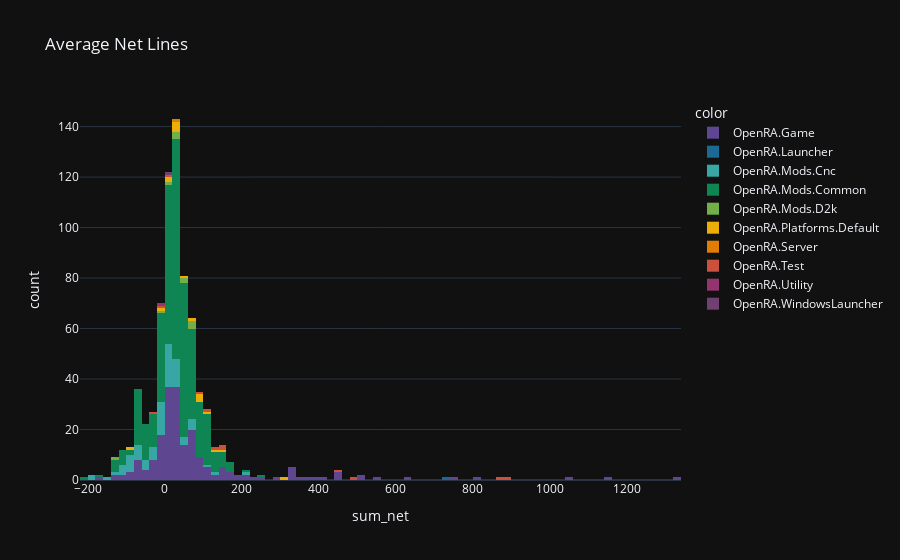

Write notebook code for a chart like this one.
### Code cell
# Histogram of lines of code
fig = px.histogram(df_grouped,
                   x="sum_net",
                   color=df_grouped.index.get_level_values(1),
                   title='Average Net Lines',
                   labels={'lines': 'Lines of Code'},
                   template=template,
                   color_discrete_sequence=theme)
fig.show()

### Figure 1 — Plotly figure (JSON) as saved in the notebook; plotly's stock layout.template omitted (floating-point values rounded to 4 significant figures; data arrays with more than 128 entries replaced by an {"elided": "..."} marker saying what was removed)
{"data": [{"alignmentgroup": "True", "bingroup": "x", "hovertemplate": "color=OpenRA.Game<br>sum_net=%{x}<br>count=%{y}<extra></extra>", "legendgroup": "OpenRA.Game", "marker": {"color": "rgb(95, 70, 144)", "pattern": {"shape": ""}}, "name": "OpenRA.Game", "offsetgroup": "OpenRA.Game", "orientation": "v", "showlegend": true, "type": "histogram", "x": {"elided": "206 float values"}, "xaxis": "x", "yaxis": "y"}, {"alignmentgroup": "True", "bingroup": "x", "hovertemplate": "color=OpenRA.Launcher<br>sum_net=%{x}<br>count=%{y}<extra></extra>", "legendgroup": "OpenRA.Launcher", "marker": {"color": "rgb(29, 105, 150)", "pattern": {"shape": ""}}, "name": "OpenRA.Launcher", "offsetgroup": "OpenRA.Launcher", "orientation": "v", "showlegend": true, "type": "histogram", "x": [726.6], "xaxis": "x", "yaxis": "y"}, {"alignmentgroup": "True", "bingroup": "x", "hovertemplate": "color=OpenRA.Mods.Cnc<br>sum_net=%{x}<br>count=%{y}<extra></extra>", "legendgroup": "OpenRA.Mods.Cnc", "marker": {"color": "rgb(56, 166, 165)", "pattern": {"shape": ""}}, "name": "OpenRA.Mods.Cnc", "offsetgroup": "OpenRA.Mods.Cnc", "orientation": "v", "showlegend": true, "type": "histogram", "x": [22.69, -12.2, -26.7, 26.47, -32.5, -3.308, -98.29, -186.7, 11.56, 6.667, -23.67, -16, -86.62, 16, 2.875, 0.3333, -0.7778, -6.667, -6.667, -14.67, 1.333, -116.8, 19.14, 210, 1.333, 2, 1.286, -98.57, 69, -101.1, -52.89, -140.1, 24.43, -62.25, -7.538, 4.933, 33.75, -40.11, 136.7, -15.5, 12.2, -74.12, -2.4, -92.4, -85.14, -85.14, -18.36, 8.833, 8.481, 55.5, -68.57, 28.48, -13.22, -79.4, 59.25, -22.31, -11.4, 27, 67.56, -23.67, 4.463, 30.07, 27.8, 32.11, 10.67, 24.98, -122.1, 26.83, 44.8, -88.86, 0, -64.08, 77.88, -63.5, -110.2, -195.2, -58.38, -113.7, -54, 76, 106], "xaxis": "x", "yaxis": "y"}, {"alignmentgroup": "True", "bingroup": "x", "hovertemplate": "color=OpenRA.Mods.Common<br>sum_net=%{x}<br>count=%{y}<extra></extra>", "legendgroup": "OpenRA.Mods.Common", "marker": {"color": "rgb(15, 133, 84)", "pattern": {"shape": ""}}, "name": "OpenRA.Mods.Common", "offsetgroup": "OpenRA.Mods.Common", "orientation": "v", "showlegend": true, "type": "histogram", "x": {"elided": "408 float values"}, "xaxis": "x", "yaxis": "y"}, {"alignmentgroup": "True", "bingroup": "x", "hovertemplate": "color=OpenRA.Mods.D2k<br>sum_net=%{x}<br>count=%{y}<extra></extra>", "legendgroup": "OpenRA.Mods.D2k", "marker": {"color": "rgb(115, 175, 72)", "pattern": {"shape": ""}}, "name": "OpenRA.Mods.D2k", "offsetgroup": "OpenRA.Mods.D2k", "orientation": "v", "showlegend": true, "type": "histogram", "x": [41.89, 74.42, -122.9, 19.45, 60.52, -9.077, 23.14, 24.17, 65.28, 47.62, 22], "xaxis": "x", "yaxis": "y"}, {"alignmentgroup": "True", "bingroup": "x", "hovertemplate": "color=OpenRA.Platforms.Default<br>sum_net=%{x}<br>count=%{y}<extra></extra>", "legendgroup": "OpenRA.Platforms.Default", "marker": {"color": "rgb(237, 173, 8)", "pattern": {"shape": ""}}, "name": "OpenRA.Platforms.Default", "offsetgroup": "OpenRA.Platforms.Default", "orientation": "v", "showlegend": true, "type": "histogram", "x": [80.23, -95.83, 120.2, 38, 310.2, 95.45, -6, 32.59, 24.71, 82.57, 12.93, 16.7, 60.36, 47.11, 150.9, 36.11, 110.1], "xaxis": "x", "yaxis": "y"}, {"alignmentgroup": "True", "bingroup": "x", "hovertemplate": "color=OpenRA.Server<br>sum_net=%{x}<br>count=%{y}<extra></extra>", "legendgroup": "OpenRA.Server", "marker": {"color": "rgb(225, 124, 5)", "pattern": {"shape": ""}}, "name": "OpenRA.Server", "offsetgroup": "OpenRA.Server", "orientation": "v", "showlegend": true, "type": "histogram", "x": [27.57], "xaxis": "x", "yaxis": "y"}, {"alignmentgroup": "True", "bingroup": "x", "hovertemplate": "color=OpenRA.Test<br>sum_net=%{x}<br>count=%{y}<extra></extra>", "legendgroup": "OpenRA.Test", "marker": {"color": "rgb(204, 80, 62)", "pattern": {"shape": ""}}, "name": "OpenRA.Test", "offsetgroup": "OpenRA.Test", "orientation": "v", "showlegend": true, "type": "histogram", "x": [116.8, 482.2, -38.86, 84.58, 447.4, 886, 877.9, 8.5, 153.7, 123, -18.71, 145.2], "xaxis": "x", "yaxis": "y"}, {"alignmentgroup": "True", "bingroup": "x", "hovertemplate": "color=OpenRA.Utility<br>sum_net=%{x}<br>count=%{y}<extra></extra>", "legendgroup": "OpenRA.Utility", "marker": {"color": "rgb(148, 52, 110)", "pattern": {"shape": ""}}, "name": "OpenRA.Utility", "offsetgroup": "OpenRA.Utility", "orientation": "v", "showlegend": true, "type": "histogram", "x": [-19.39], "xaxis": "x", "yaxis": "y"}, {"alignmentgroup": "True", "bingroup": "x", "hovertemplate": "color=OpenRA.WindowsLauncher<br>sum_net=%{x}<br>count=%{y}<extra></extra>", "legendgroup": "OpenRA.WindowsLauncher", "marker": {"color": "rgb(111, 64, 112)", "pattern": {"shape": ""}}, "name": "OpenRA.WindowsLauncher", "offsetgroup": "OpenRA.WindowsLauncher", "orientation": "v", "showlegend": true, "type": "histogram", "x": [13.33], "xaxis": "x", "yaxis": "y"}], "layout": {"barmode": "relative", "legend": {"title": {"text": "color"}, "tracegroupgap": 0}, "title": {"text": "Average Net Lines"}, "xaxis": {"anchor": "y", "domain": [0, 1], "title": {"text": "sum_net"}}, "yaxis": {"anchor": "x", "domain": [0, 1], "title": {"text": "count"}}}}
